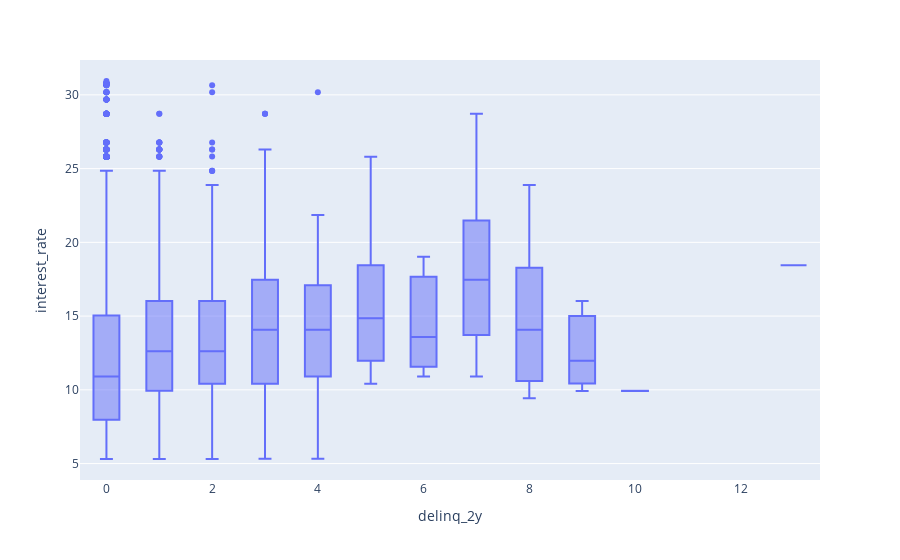
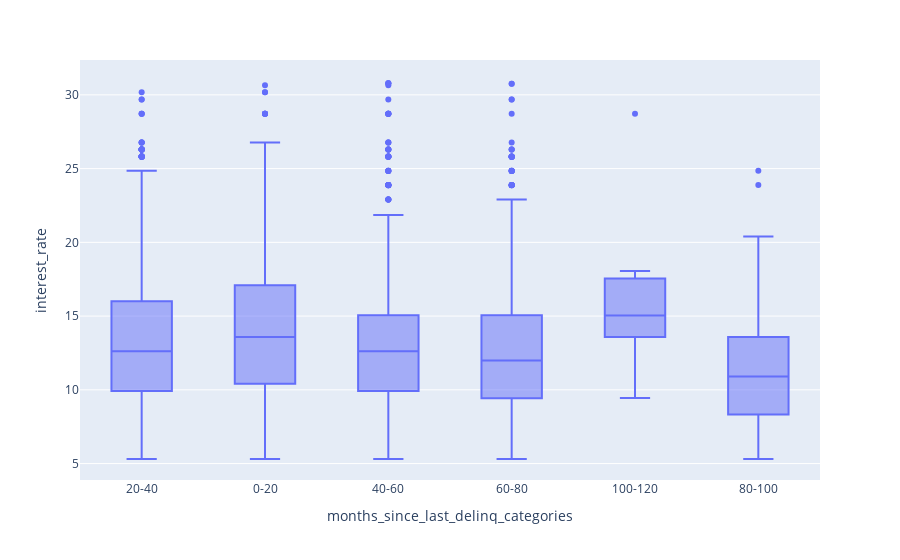
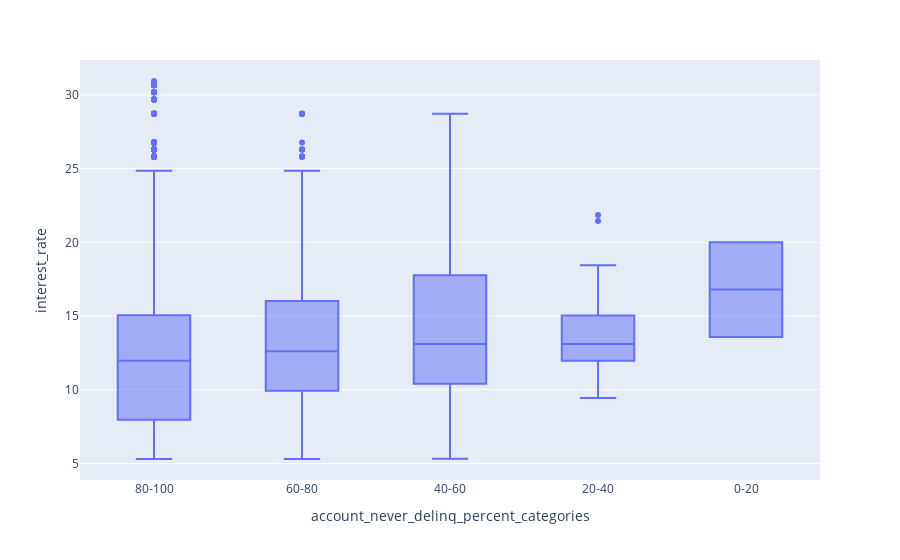

Here is the notebook cell these charts were saved with, in order:
### Code cell
#Data visualization 2

#Preparing Delinquencies and how does it affect interest rate

delinqDf = df[['delinq_2y', 'months_since_last_delinq','account_never_delinq_percent', 'interest_rate']]
df['months_since_last_delinq_categories'] = pd.cut(x=df['months_since_last_delinq'], bins=[0, 20, 40, 60, 80, 100, 120],
                     labels=['0-20', '20-40', '40-60','60-80','80-100','100-120'])
df['account_never_delinq_percent_categories'] = pd.cut(x=df['account_never_delinq_percent'], bins=[0, 20, 40, 60, 80, 100],
                     labels=['0-20', '20-40', '40-60','60-80','80-100'])

figdelinqDf = px.box(df, x="delinq_2y", y="interest_rate")
figdelinqDf.show()
figdelinqDf.write_html('docs/data-visualization-2.1.html')

figLastDel = px.box(df, x="months_since_last_delinq_categories", y="interest_rate")
figLastDel.show()
figLastDel.write_html('docs/data-visualization-2.2.html')

figAcctNotDel = px.box(df, x="account_never_delinq_percent_categories", y="interest_rate")
figAcctNotDel.show()
figAcctNotDel.write_html('docs/data-visualization-2.3.html')

### Figure 1 — Plotly figure (JSON) as saved in the notebook; plotly's stock layout.template omitted (floating-point values rounded to 4 significant figures; data arrays with more than 128 entries replaced by an {"elided": "..."} marker saying what was removed)
{"data": [{"alignmentgroup": "True", "hovertemplate": "delinq_2y=%{x}<br>interest_rate=%{y}<extra></extra>", "legendgroup": "", "marker": {"color": "#636efa"}, "name": "", "notched": false, "offsetgroup": "", "orientation": "v", "showlegend": false, "type": "box", "x": {"elided": "10000 int values"}, "x0": " ", "xaxis": "x", "y": {"elided": "10000 float values"}, "y0": " ", "yaxis": "y"}], "layout": {"boxmode": "group", "legend": {"tracegroupgap": 0}, "margin": {"t": 60}, "xaxis": {"anchor": "y", "domain": [0, 1], "title": {"text": "delinq_2y"}}, "yaxis": {"anchor": "x", "domain": [0, 1], "title": {"text": "interest_rate"}}}}

### Figure 2 — Plotly figure (JSON) as saved in the notebook; plotly's stock layout.template omitted (floating-point values rounded to 4 significant figures; data arrays with more than 128 entries replaced by an {"elided": "..."} marker saying what was removed)
{"data": [{"alignmentgroup": "True", "hovertemplate": "months_since_last_delinq_categories=%{x}<br>interest_rate=%{y}<extra></extra>", "legendgroup": "", "marker": {"color": "#636efa"}, "name": "", "notched": false, "offsetgroup": "", "orientation": "v", "showlegend": false, "type": "box", "x": {"elided": "10000 str values"}, "x0": " ", "xaxis": "x", "y": {"elided": "10000 float values"}, "y0": " ", "yaxis": "y"}], "layout": {"boxmode": "group", "legend": {"tracegroupgap": 0}, "margin": {"t": 60}, "xaxis": {"anchor": "y", "domain": [0, 1], "title": {"text": "months_since_last_delinq_categories"}}, "yaxis": {"anchor": "x", "domain": [0, 1], "title": {"text": "interest_rate"}}}}

### Figure 3 — Plotly figure (JSON) as saved in the notebook; plotly's stock layout.template omitted (floating-point values rounded to 4 significant figures; data arrays with more than 128 entries replaced by an {"elided": "..."} marker saying what was removed)
{"data": [{"alignmentgroup": "True", "hovertemplate": "account_never_delinq_percent_categories=%{x}<br>interest_rate=%{y}<extra></extra>", "legendgroup": "", "marker": {"color": "#636efa"}, "name": "", "notched": false, "offsetgroup": "", "orientation": "v", "showlegend": false, "type": "box", "x": {"elided": "10000 str values"}, "x0": " ", "xaxis": "x", "y": {"elided": "10000 float values"}, "y0": " ", "yaxis": "y"}], "layout": {"boxmode": "group", "legend": {"tracegroupgap": 0}, "margin": {"t": 60}, "xaxis": {"anchor": "y", "domain": [0, 1], "title": {"text": "account_never_delinq_percent_categories"}}, "yaxis": {"anchor": "x", "domain": [0, 1], "title": {"text": "interest_rate"}}}}
